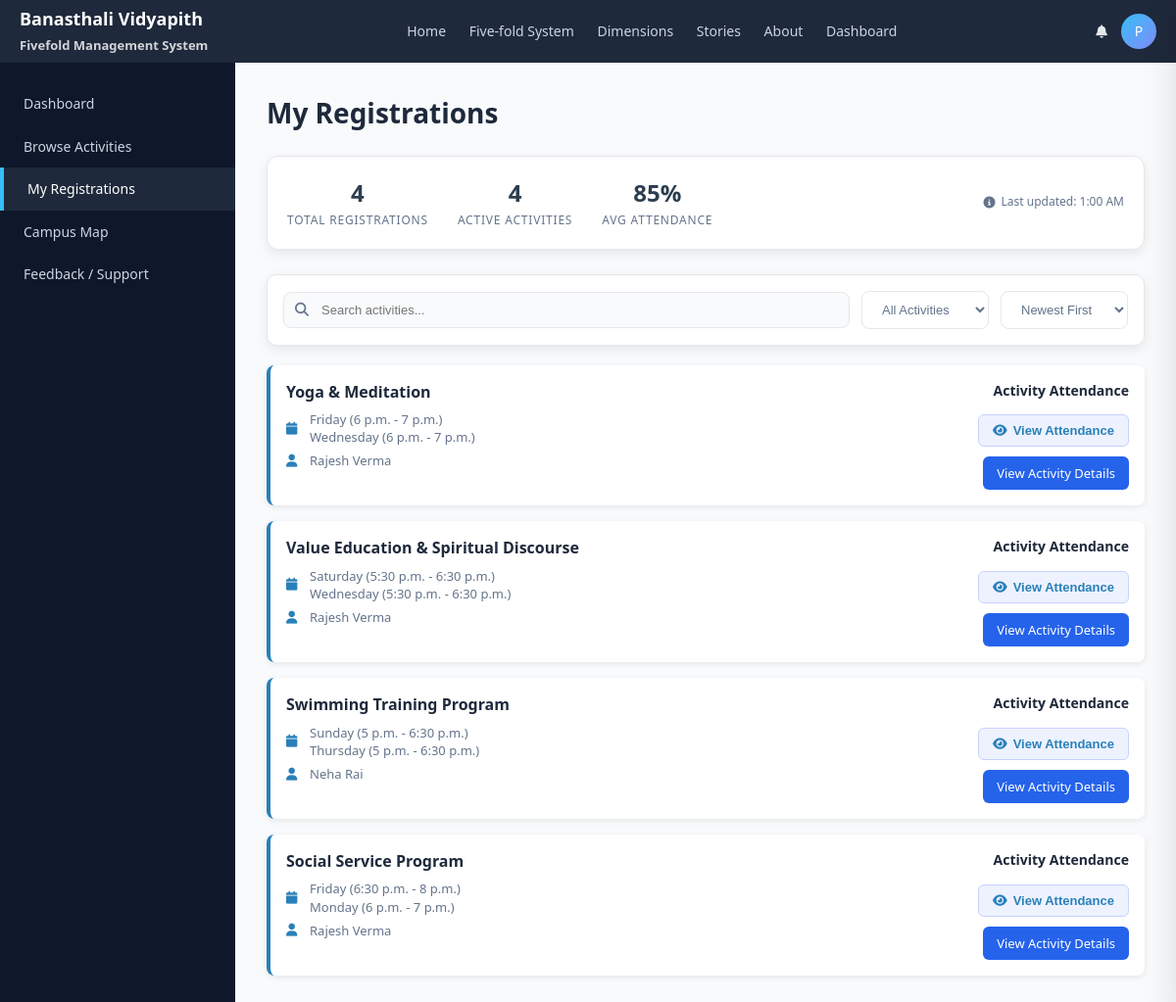
Page /activities/student/registrations/ (signed in) on the committed database.
### activities_app/models.py (models this page shows, shortened)
class ActivityRegistration(models.Model):
    student = models.ForeignKey(
        settings.AUTH_USER_MODEL,
        on_delete=models.CASCADE
    )
    activity = models.ForeignKey(
        Activity,
        on_delete=models.CASCADE
    )
    registered_at = models.DateTimeField(auto_now_add=True)
    class Meta:
        unique_together = ("student", "activity")

class Activity(models.Model):
    title = models.CharField(max_length=200)
    description = models.TextField()
    fold = models.CharField(max_length=50)
    total_seats = models.IntegerField()
    filled_seats = models.IntegerField()
    quick_notes = models.TextField(blank=True)
    fee = models.PositiveIntegerField(default=0)
    latitude = models.FloatField(null=True, blank=True)
    longitude = models.FloatField(null=True, blank=True)
    faculty = models.ForeignKey(
        User,
        on_delete=models.CASCADE,
        related_name="activities"
    )

class FacultyTimeSlot(models.Model):
    DAYS = [
        ("Mon", "Monday"),
        ("Tue", "Tuesday"),
        ("Wed", "Wednesday"),
        ("Thu", "Thursday"),
        ("Fri", "Friday"),
        ("Sat", "Saturday"),
        ("Sun", "Sunday"),
    ]
    faculty = models.ForeignKey(
        User,
        on_delete=models.CASCADE,
        related_name="time_slots"
    )
    activity = models.ForeignKey(
    "Activity",
    on_delete=models.CASCADE,
    related_name="time_slots",
    null=True,
    blank=True
)
    day = models.CharField(max_length=3, choices=DAYS)
    start_time = models.TimeField()
    end_time = models.TimeField()
    class Meta:
        ordering = ["day", "start_time"]

### activities_app/views.py (the view)
# urls.py: path('student/registrations/', views.my_registrations, name='my_registrations'),
@login_required
def my_registrations(request):
    registrations = ActivityRegistration.objects.filter(student=request.user)
    return render(
        request,
        "activities_app/student/my_registrations.html",
        {"registrations": registrations}
    )

### activities_app/templates/activities_app/student/my_registrations.html (shortened to what this page needs)
{% load static %}
<!DOCTYPE html>
<html>
<head>
    <link rel="stylesheet" href="{% static 'auth_app/css/dashboard.css' %}">
    <link rel="stylesheet" href="{% static 'activities_app/css/my_registrations.css' %}">
    <link rel="stylesheet" href="https://cdnjs.cloudflare.com/ajax/libs/font-awesome/6.4.0/css/all.min.css">
    <link rel="stylesheet" href="{% static 'activities_app/css/notifications.css' %}">
</head>
<body>
<header class="top-nav">
    <div class="logo">
        <strong>Banasthali Vidyapith</strong><br>
        <span style="font-size:13px; opacity:0.8;">
            Fivefold Management System
        </span>
    </div>
    <nav>
        <a href="/">Home</a>
        <a href="/#fivefold-carousel">Five-fold System</a>
        <a href="/#features">Dimensions</a>
        <a href="/#stories">Stories</a>
        <a href="http://www.banasthali.org/banasthali/wcms/hi/home/about-us/five-fold-education.html" target="_blank">About</a>
        <a href="{% url 'student_dashboard' %}">Dashboard</a>
    </nav>
    <div class="user-actions">
        <button class="notification-btn" onclick="toggleNotifications()">
            <i class="fas fa-bell"></i>
        </button>
        <div class="user-dropdown">
            <div class="user-avatar" id="userAvatarBtn">
                {% if request.user.profile.profile_picture %}
                    <img src="{{ request.user.profile.profile_picture.url }}">
                {% else %}
                    {{ request.user.username|first|upper }}
                {% endif %}
            </div>
        </div>
    </div>
</header>
<div class="dashboard-layout">
    <aside class="sidebar">
    <a href="{% url 'student_dashboard' %}">Dashboard</a>
    <a href="{% url 'browse_activities' %}">Browse Activities</a>
    <a href="{% url 'my_registrations' %}"class="active">My Registrations</a>
    <a href="/campus/map/">Campus Map</a>
    <a href="/feedback/student/">Feedback / Support</a>
</aside>
    <main class="content">
        <h1 class="page-title">My Registrations</h1>
        <div class="stats-panel">
            <div class="summary-stats">
                <div class="summary-stat">
                    <span class="summary-value">{{ registrations|length }}</span>
                    <span class="summary-label">Total Registrations</span>
                </div>
                <div class="summary-stat">
                    <span class="summary-value">{{ registrations|length }}</span>
                    <span class="summary-label">Active Activities</span>
                </div>
                <div class="summary-stat">
                    <span class="summary-value">85%</span>
                    <span class="summary-label">Avg Attendance</span>
                </div>
            </div>
            <div class="last-updated">
                <i class="fas fa-info-circle"></i>
                Last updated: {% now "g:i A" %}
            </div>
        </div>
        <div class="control-panel">
            <div class="search-box">
                <i class="fas fa-search"></i>
                <input type="text" id="searchInput" placeholder="Search activities...">
            </div>
            <select class="filter-select" id="statusFilter">
                <option value="all">All Activities</option>
            </select>
            <select class="filter-select" id="sortFilter">
                <option value="newest">Newest First</option>
            </select>
        </div>
        {% if registrations %}
            {% for card in registrations %}
            <div class="registration-card">
                <div class="card-left">
                    <h3>{{ card.activity.title }}</h3>
<p><i class="fa fa-calendar"></i>
    {% for slot in card.activity.time_slots.all %}
        {{ slot.get_day_display }} ({{ slot.start_time }} - {{ slot.end_time }})<br>
    {% empty %}
        No schedule
    {% endfor %}
</p>
<p><i class="fa fa-user"></i>
    {{ card.activity.faculty.first_name }} {{ card.activity.faculty.last_name }}
</p>
                </div>
                <div class="card-right">
                    <h4>Activity Attendance</h4>
                    <button
                        class="btn-outline btn-attendance"
                        data-url="{% url 'attendance_overview' card.activity.id %}">
                        <i class="fa fa-eye"></i> View Attendance
                    </button>
                    <a href="{% url 'activity_detail' card.activity.id %}" class="btn-primary">
                        View Activity Details
                    </a>
                </div>
            </div>
            {% endfor %}
        {% endif %}
    </main>
</div>
</body>
</html>

### auth_app/static/auth_app/css/dashboard.css (style rules this page uses)
* { margin: 0; padding: 0; box-sizing: border-box; }
body { font-family: "Segoe UI", Arial, sans-serif; background: #f5f6fa; color: #1e293b; }
.top-nav { height: 64px; background: #1e293b; color: white; display: flex; align-items: center; justify-content: space-between; padding: 0 24px; }
.top-nav .logo { font-size: 18px; font-weight: 600; }
.top-nav nav a { color: #cbd5e1; margin: 0 10px; text-decoration: none; font-size: 14px; }
.user-actions { display: flex; align-items: center; gap: 14px; }
.top-nav button { background: none; border: none; color: #e5e7eb; cursor: pointer; }
.dashboard-layout { display: flex; min-height: calc(100vh - 64px); }
.sidebar { width: 240px; background: #0f172a; padding-top: 20px; }
.sidebar a { display: block; padding: 12px 24px; color: #cbd5e1; text-decoration: none; font-size: 14px; }
.sidebar a.active, .sidebar a:hover { background: #1e293b; color: white; border-left: 4px solid #38bdf8; }
.content { flex: 1; padding: 16px 24px; }
.page-title { margin-bottom: 24px; }

### activities_app/static/activities_app/css/my_registrations.css (style rules this page uses)
body { font-family: system-ui, sans-serif; background: #f7f7f7; }
.registration-card { display: flex; justify-content: space-between; background: #fff; padding: 16px; border-radius: 8px; margin-bottom: 16px; box-shadow: 0 2px 6px rgba(0,0,0,0.08); }
.card-left h3 { margin: 0 0 8px; }
.card-right { display: flex; flex-direction: column; gap: 10px; align-items: flex-end; }
.btn-attendance, .btn-details { padding: 8px 14px; border-radius: 6px; border: none; cursor: pointer; text-decoration: none; font-size: 14px; }
.btn-attendance { background: #eef2ff; color: #4338ca; }

### activities_app/static/activities_app/css/notifications.css (style rules this page uses)
* { margin: 0; padding: 0; box-sizing: border-box; }
body { font-family: 'Segoe UI', system-ui, -apple-system, sans-serif; background: #f8fafc; margin: 0; padding: 0; min-height: 100vh; font-size: 14px; line-height: 1.4; }
.btn-primary { background: #3b82f6; color: white; border: 1.5px solid transparent; }
.search-box { position: relative; flex: 1; min-width: 250px; }
.search-box i { position: absolute; left: 12px; top: 50%; transform: translateY(-50%); color: #9ca3af; }
.search-box input { width: 100%; padding: 10px 12px 10px 36px; border: 1.5px solid #e5e7eb; border-radius: 8px; font-size: 14px; }
.btn-outline { padding: 8px 16px; background: white; border: 1.5px solid #e5e7eb; border-radius: 6px; color: #4b5563; font-weight: 600; font-size: 13px; cursor: pointer; display: inline-flex; align-items: center; gap: 6px; transition: all 0.2s ease; }

### activities_app/templates/activities_app/student/notification_panel.html (style rules this page uses)
.btn-primary { background: #2563eb; color: white; border-color: #2563eb; }

### rows in the picture
ActivityRegistration: activity "Yoga & Meditation", activity.faculty.first_name "Rajesh", activity.faculty.last_name "Verma"
FacultyTimeSlot: day "Friday", start_time "6 p.m.", end_time "7 p.m."
FacultyTimeSlot: day "Wednesday", start_time "6 p.m.", end_time "7 p.m."
ActivityRegistration: activity "Value Education & Spiritual Discourse", activity.faculty.first_name "Rajesh", activity.faculty.last_name "Verma"
FacultyTimeSlot: day "Saturday", start_time "5:30 p.m.", end_time "6:30 p.m."
FacultyTimeSlot: day "Wednesday", start_time "5:30 p.m.", end_time "6:30 p.m."
ActivityRegistration: activity "Swimming Training Program", activity.faculty.first_name "Neha", activity.faculty.last_name "Rai"
FacultyTimeSlot: day "Sunday", start_time "5 p.m.", end_time "6:30 p.m."
FacultyTimeSlot: day "Thursday", start_time "5 p.m.", end_time "6:30 p.m."
ActivityRegistration: activity "Social Service Program", activity.faculty.first_name "Rajesh", activity.faculty.last_name "Verma"
FacultyTimeSlot: day "Friday", start_time "6:30 p.m.", end_time "8 p.m."
FacultyTimeSlot: day "Monday", start_time "6 p.m.", end_time "7 p.m."

### other values in the picture
{{ request.user.username|first|upper }} "P"
{{ registrations|length }} "4"
